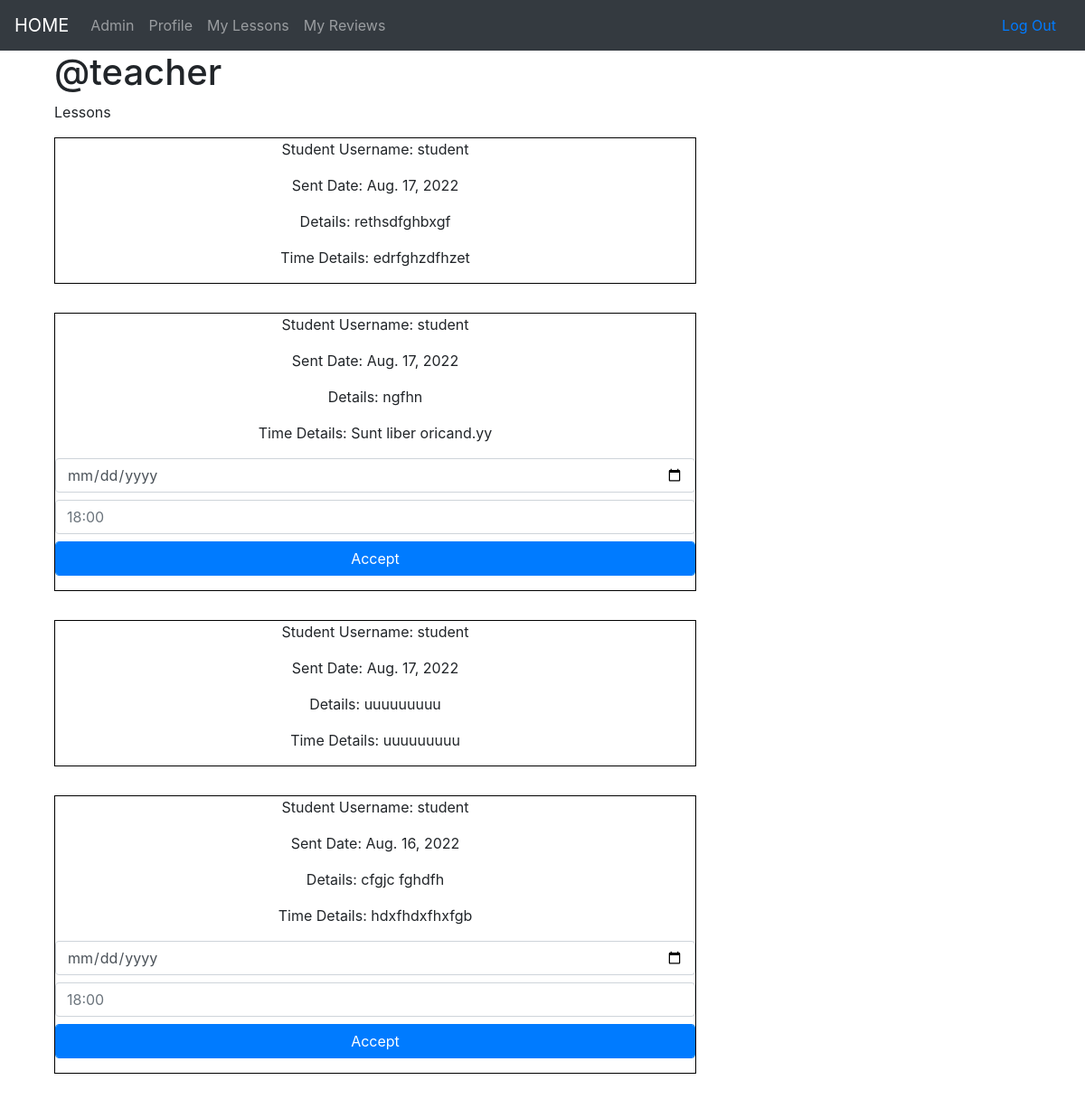
/lessons/t/3/ (signed in), run on an earlier commit of the app's database.
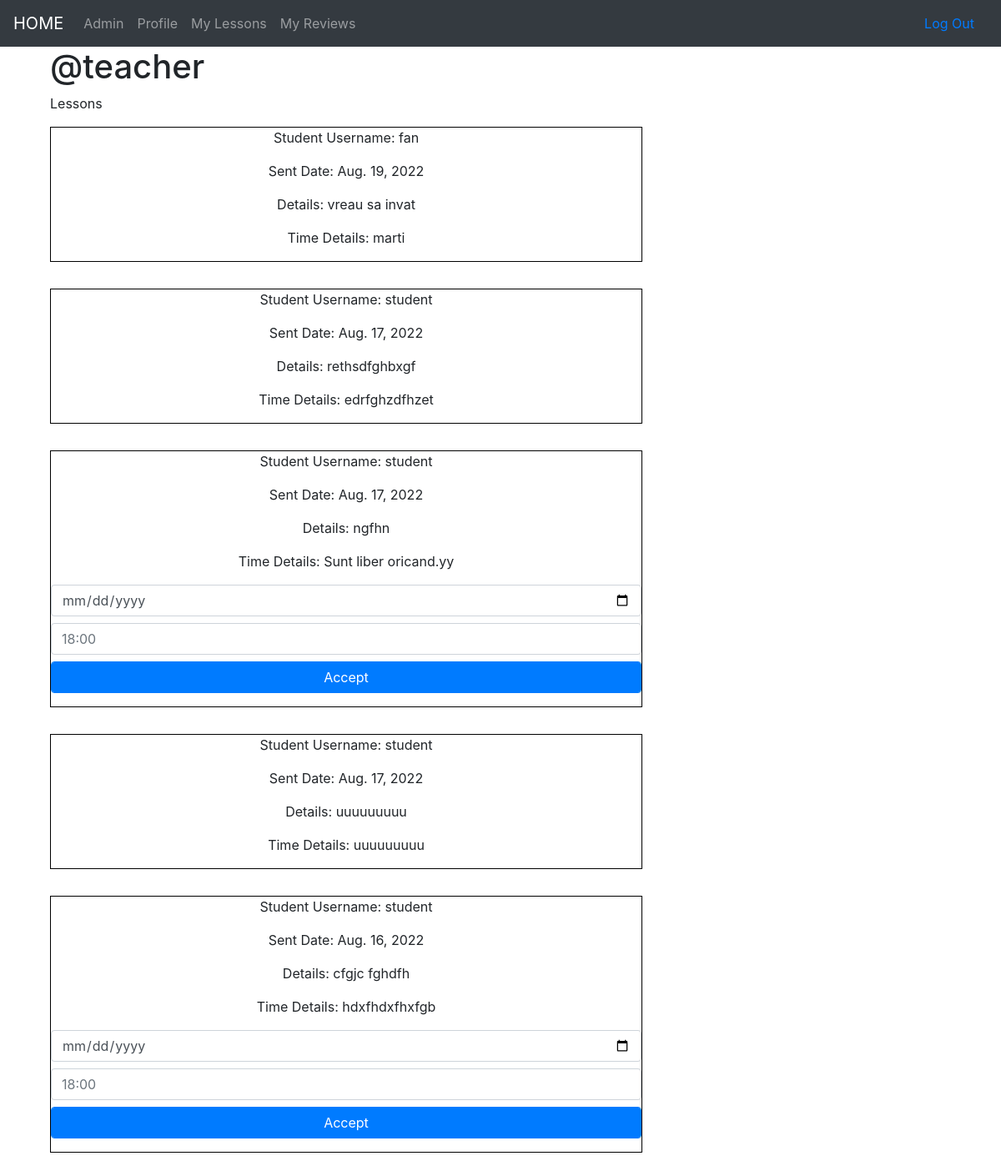
And on a later commit of the database.
### accounts/models.py (models this page shows, shortened)
class Teacher(models.Model):
    user = models.OneToOneField(User, on_delete=models.CASCADE, primary_key=True)
    subject = models.ForeignKey(Subject, on_delete=models.SET_NULL, null=True)
    price = models.IntegerField(default=100)

class User(AbstractUser):
    phone_number = models.CharField(max_length=10,blank=False, validators=[phone_number_validator], unique=True)
    email = models.EmailField(unique=True)
    is_student = models.BooleanField(default=False)
    is_teacher = models.BooleanField(default=False)

### lessons/models.py (models this page shows, shortened)
class Lesson(models.Model):
    user = models.ForeignKey(User, on_delete=models.CASCADE)
    teacher = models.ForeignKey(Teacher, on_delete=models.CASCADE, null=True)
    sent_date = models.DateField(auto_now_add=True)
    accepted = models.BooleanField(default=False)
    planned_date = models.DateField(auto_now_add=False, null=True, blank=True)
    planned_time = models.CharField(max_length=164, null=True, blank=True)
    description = models.TextField()
    time_description = models.TextField(default="Sunt liber oricand.")
    class Meta:
        ordering = ["-sent_date"]

### lessons/views.py (the view, shortened to what this page needs)
# urls.py: path('t/<int:pk>/', views.TeacherLessons.as_view(), name='appending_lessons'),
class TeacherLessons(generic.ListView):
    model = Lesson
    template_name = 'lessons/teacher_lessons_list.html'
    def get_queryset(self):
        queryset = super(TeacherLessons, self).get_queryset()
        queryset = queryset.filter(teacher=self.request.user.teacher)
        return queryset
    def get_context_data(self,**kwargs):
        context = super().get_context_data(**kwargs)
        context['teacher'] = self.request.user.teacher
        return context

### lessons/templates/lessons/teacher_lessons_list.html (shortened to what this page needs)
{% extends "base.html" %}
{% block content %}
    <div class="col-md-4">
        <h1>@{{ teacher.user.username }}</h1>
        <p>Lessons</p>
    </div>
    <div class="col-md-8">
        {% for lesson in object_list  %}
            <div class="lessons_list_div">
                <p>Student Username: {{ lesson.user.username }}</p>
                <p>Sent Date: {{ lesson.sent_date }}</p>
                <p>Details: {{ lesson.description }}</p>
                <p>Time Details: {{ lesson.time_description }}</p>
                {% if lesson.accepted == False %}
                    <form method="POST" action="{% url 'lessons:appending_lessons' pk=teacher.pk %}">
                        <div class="form-group">
                            <input type="date" name="date" class="form-control mb-2"
                                placeholder="dd-mm-yyyy" value=""
                                min="1997-01-01" max="2030-12-31">
                            <input type="text" name="time" class="form-control mb-2"
                                placeholder="18:00" value="">
                            <input class="btn-block btn-primary form-control" type="submit" value="Accept">
                        </div>
                    </form>
                {% endif %}
            </div>
        {% endfor %}
    </div>
{% endblock %}

### templates/base.html (shortened to what this page needs)
<!DOCTYPE html>
{% load static %}
<html>
  <head>
    <link rel="stylesheet" href="https://cdn.jsdelivr.net/npm/bootstrap@4.4.1/dist/css/bootstrap.min.css">
    <link rel="stylesheet" type="text/css" href="{% static 'invicta/css/master.css' %}" >
  </head>
  <body>
    <nav class="navbar navbar-expand-lg navbar-dark bg-dark mynav custom-navbar">
        <a class="navbar-brand mynav" href="{% url 'home' %}">HOME</a>
        <div class="collapse navbar-collapse" id="navbarSupportedContent">
            <ul class="navbar-nav mr-auto">
                {% if user.is_authenticated %}
                    <li class="nav-item">
                        <a class="nav-link" href="{% url 'admin:index' %}">Admin</a>
                    </li>
                    {% if user.is_teacher %}
                        <li class="nav-item">
                            <a class="nav-link" href="{% url 'profiles:profile_detail' slug=user.teacher.profile.slug %}">Profile</a>
                        </li>
                        <li class="nav-item">
                            <a class="nav-link" href="{% url 'lessons:appending_lessons' pk=user.teacher.pk %}">My Lessons</a>
                        </li>
                        <li class="nav-item">
                            <a class="nav-link" href="{% url 'reviews:teacher_reviews' pk=user.teacher.pk %}">My Reviews</a>
                        </li>
                    {% endif %}
                {% else %}
                    <li class="nav-item">
                        <a class="nav-link" href="{% url 'admin:index' %}">Admin</a>
                    </li>
                {% endif %}
            </ul>
            {% if user.is_authenticated %}
                <li class="nav">
                    <a class="nav-link" href="{% url 'accounts:logout' %}">Log Out</a>
                </li>
            {% endif %}
        </div>
    </nav>
    <div class="container mycontent">
        {% block content %}
        {% endblock %}
    </div>
  </body>
</html>

### static/invicta/css/master.css (style rules this page uses)
.lessons_list_div { border : 1px solid black; margin-bottom: 2em; text-align: center; }

What changed in the data, as far as the page shows it:
added Lesson: user.username "fan", sent_date "Aug. 19, 2022", description "vreau sa invat", time_description "marti"
